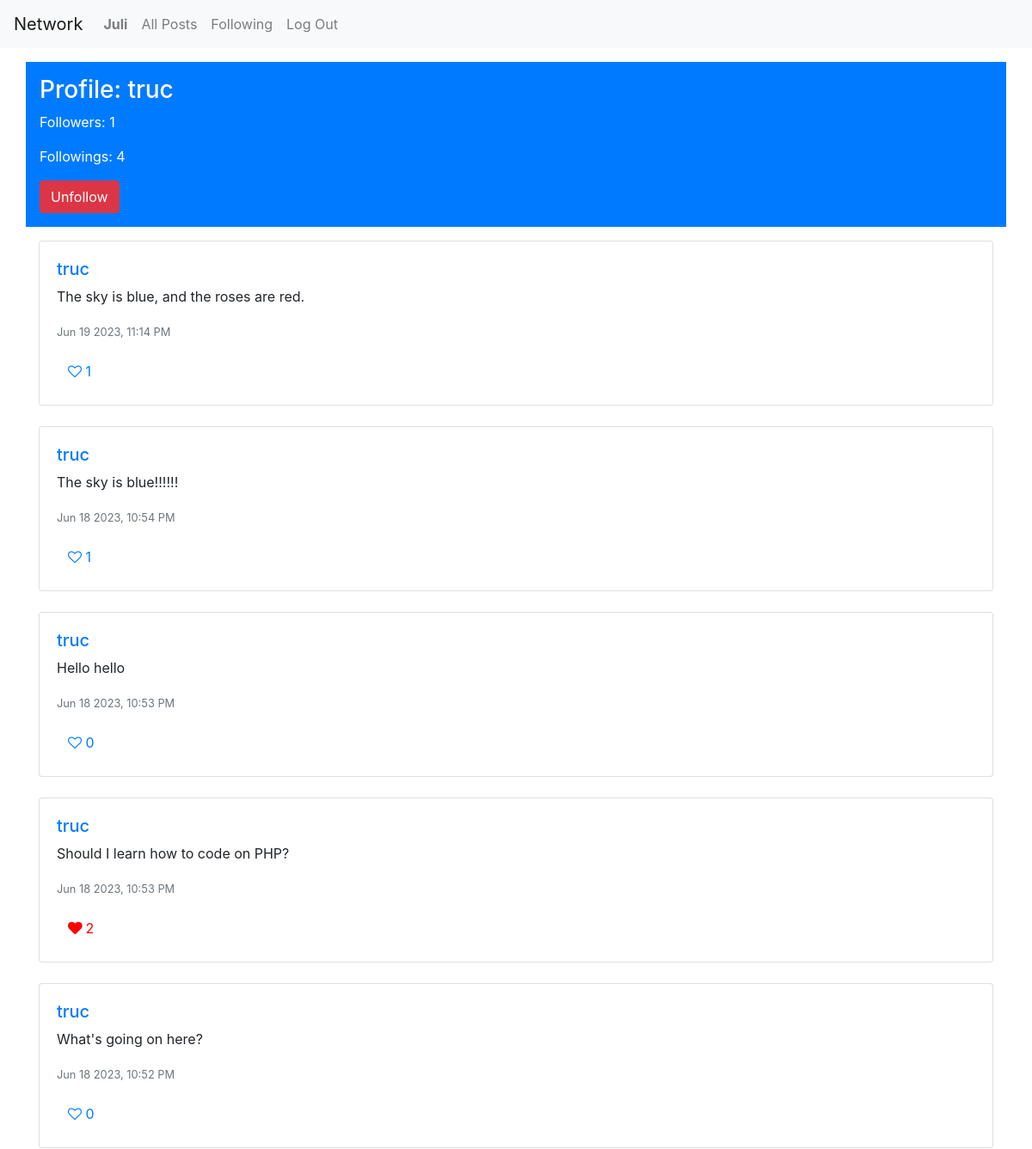
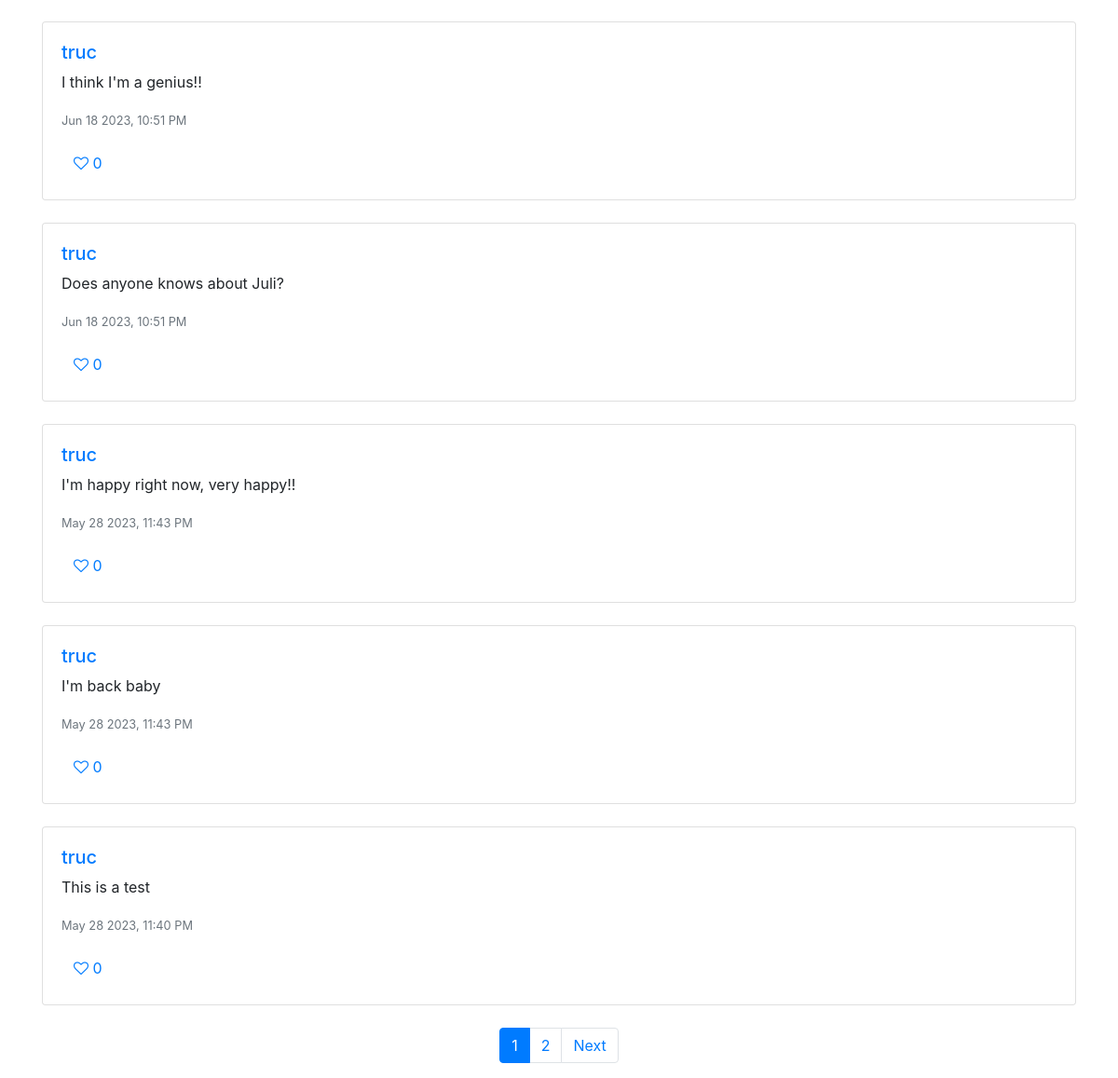
The app's page /profile/truc/ (signed in) with its own data (2 pictures, top to bottom).
### network/models.py (models this page shows, shortened)
class User(AbstractUser):
    pass

class Post(models.Model):
    content = models.TextField(blank = False)
    user = models.ForeignKey("User", on_delete=models.CASCADE, related_name="posts")
    timestamp = models.DateTimeField(auto_now_add=True)
    likes = models.IntegerField(default=0)
    editing = models.BooleanField(default=False)
    post_liked = models.ManyToManyField(User, related_name='liked_posts', blank=True)
    def serialize(self, request=None):
        is_liked = False
        if request and request.user.is_authenticated:
            is_liked = self.post_liked.filter(id=request.user.id).exists()
        return {
            "id": self.id,
            "author": self.user.username,
            "content": self.content,
            "timestamp": self.timestamp.strftime("%b %d %Y, %I:%M %p"),
            "likes": self.likes,
            "is_liked": is_liked
        }

### network/views.py (the view)
# urls.py: path('profile/<str:username>/', views.profile_view, name='profile'),
def profile_view(request, username):
    user = get_object_or_404(User, username=username)
    num_followers = Follow.objects.filter(following=user).count()
    num_followings = Follow.objects.filter(follower=user).count()
    follow_obj = None
    if request.user.is_authenticated and request.user != user:
        follow_obj = Follow.objects.filter(follower=request.user, following=user).first()
    posts = Post.objects.filter(user=user).order_by('-timestamp')
    paginator = Paginator(posts, 10)
    page_number = request.GET.get('page')
    page_obj = paginator.get_page(page_number)
    serialized_posts = []
    for post in page_obj:
        serialized_post = post.serialize(request)
        serialized_posts.append(serialized_post)
    return render(request, 'network/profile.html', {
        'profile_user': user,
        'num_followers': num_followers,
        'num_followings': num_followings,
        'follow_obj': follow_obj,
        "page_obj": page_obj,
        "serialized_posts": serialized_posts
    })

### network/templates/network/profile.html (shortened to what this page needs)
{% extends "network/layout.html" %}
{% block body %}
<div class="container p-3 my-3 bg-primary text-white">
<h3>Profile: {{ profile_user.username }}</h3>
<p>Followers: {{ num_followers }}</p>
<p>Followings: {{ num_followings }}</p>
{% if request.user.is_authenticated and request.user != profile_user %}
    {% if not follow_obj %}
        <form action="{% url 'follow' %}" method="post">
            {% csrf_token %}
            <input type="hidden" name="following" value="{{ profile_user.id }}">
            <button type="submit" class="btn btn-success">Follow</button>
        </form>
    {% else %}
        <form action="{% url 'unfollow' profile_user.username %}" method="post">
          <button type="submit" class="btn btn-danger">Unfollow</button>
        </form>
    {% endif %}
{% endif %}
</div>
<div class="container">
  {% for post in serialized_posts %}
  <div class="card mb-4">
    <div class="card-body">
      <h5 class="card-text"><a href="{% url 'profile' post.author %}">{{ post.author }}</a></h5>
      <p id="post-content-{{ post.id }}" class="card-text">{{ post.content }}</p>
      <p class="card-text"><small class="text-muted">{{ post.timestamp }}</small></p>
      <div>
        <button class="btn btn-link like-btn{% if post.is_liked %} liked{% endif %}" data-post-id="{{ post.id }}">
          <i class="fa {% if post.is_liked %}fa-heart{% else %}fa-heart-o{% endif %} heart-icon"></i>
          <span id="post-likes-{{ post.id }}" class="likes-count">{{ post.likes }}</span>
        </button>
      </div>
    </div>
  </div>
  {% empty %}
  <div class="alert alert-primary" role="alert">
    No posts yet.
  </div>
  {% endfor %}
</div>
<div class="container d-flex justify-content-center">
  <nav aria-label="Page navigation">
    <ul class="pagination">
      {% for num in page_obj.paginator.page_range %}
      {% if page_obj.number == num %}
      <li class="page-item active">
        <a class="page-link" href="?page={{ num }}">{{ num }}</a>
      </li>
      {% else %}
      <li class="page-item">
        <a class="page-link" href="?page={{ num }}">{{ num }}</a>
      </li>
      {% endif %}
      {% endfor %}
      {% if page_obj.has_next %}
      <li class="page-item">
        <a class="page-link" href="?page={{ page_obj.next_page_number }}">Next</a>
      </li>
      {% endif %}
    </ul>
  </nav>
</div>
{% endblock %}

### network/templates/network/layout.html (shortened to what this page needs)
{% load static %}
<!DOCTYPE html>
<html lang="en">
    <head>
        <link rel="stylesheet" href="https://stackpath.bootstrapcdn.com/bootstrap/4.4.1/css/bootstrap.min.css">
        <link rel="stylesheet" href="https://cdnjs.cloudflare.com/ajax/libs/font-awesome/4.7.0/css/font-awesome.min.css">
        <link href="{% static 'network/styles.css' %}" rel="stylesheet">
    </head>
    <body>
        <nav class="navbar navbar-expand-lg navbar-light bg-light">
            <a class="navbar-brand" href="#">Network</a>
            <div>
              <ul class="navbar-nav mr-auto">
                {% if user.is_authenticated %}
                    <li class="nav-item">
                        <a class="nav-link" href="{% url 'profile' user.username %}"><strong>{{ user.username }}</strong></a>
                    </li>
                {% endif %}
                <li class="nav-item">
                  <a class="nav-link" href="{% url 'index' %}">All Posts</a>
                </li>
                {% if user.is_authenticated %}
                    <li class="nav-item">
                        <a class="nav-link" href="{% url 'following_posts' %}">Following</a>
                    </li>
                    <li class="nav-item">
                        <a class="nav-link" href="{% url 'logout' %}">Log Out</a>
                    </li>
                {% endif %}
              </ul>
            </div>
          </nav>
        <div class="body">
            {% block body %}
            {% endblock %}
        </div>
    </body>
</html>

### network/static/network/styles.css (style rules this page uses)
.like-btn.liked { color: red; }
.like-btn.liked .heart-icon { font-weight: bold; }

### records on screen
User: username "Juli"
User: username "truc", author "truc" "truc" "truc" "truc" "truc" "truc" "truc" "truc" "truc" "truc"
Post: content "The sky is blue, and the roses are red."
Post: content "The sky is blue!!!!!!"
Post: content "Hello hello"
Post: content "Should I learn how to code on PHP?"
Post: content "What's going on here?"
Post: content "I think I'm a genius!!"
Post: content "Does anyone knows about Juli?"
Post: content "I'm happy right now, very happy!!"
Post: content "I'm back baby"
Post: content "This is a test"

### other values on screen
{{ num_followers }} "1"
{{ num_followings }} "4"
{{ post.timestamp }} "Jun 19 2023, 11:14 PM" "Jun 18 2023, 10:54 PM" "Jun 18 2023, 10:53 PM" "Jun 18 2023, 10:53 PM" "Jun 18 2023, 10:52 PM" "Jun 18 2023, 10:51 PM" "Jun 18 2023, 10:51 PM" "May 28 2023, 11:43 PM" "May 28 2023, 11:43 PM" "May 28 2023, 11:40 PM"
{{ post.likes }} "1" "1" "0" "2" "0" "0" "0" "0" "0" "0"
{{ num }} "1"
{{ num }} "2"
